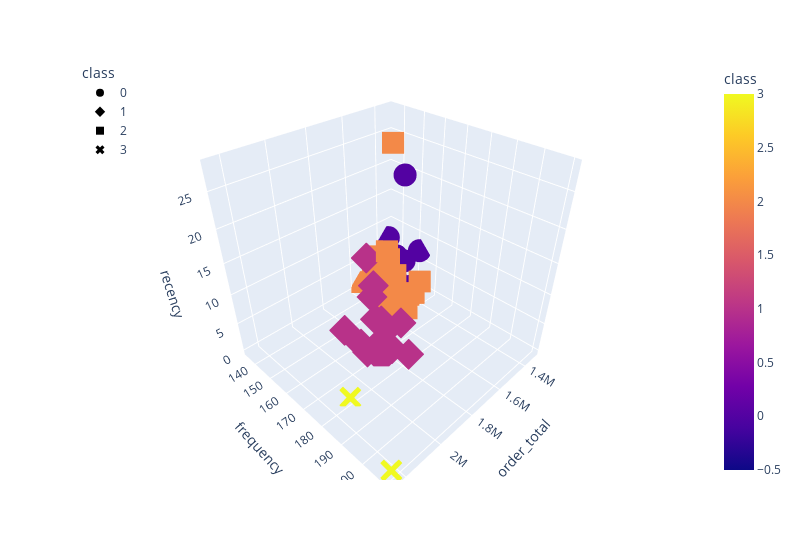

Notebook source saved alongside this figure:
### Code cell
# Plot a 3D graph for K = 4:
# Plot the 3D-scatter with x="order_total", y="frequency" and z="recency"
fig = px.scatter_3d(
    four_clusters,
    x="order_total",
    y="frequency",
    z="recency",
    color="class",
    symbol="class",
    width=800,
)
fig.update_layout(legend=dict(x=0, y=1))
fig.show()

### Figure 1 — Plotly figure (JSON) as saved in the notebook; plotly's stock layout.template omitted (floating-point values rounded to 4 significant figures)
{"data": [{"hovertemplate": "class=%{marker.color}<br>order_total=%{x}<br>frequency=%{y}<br>recency=%{z}<extra></extra>", "legendgroup": "0", "marker": {"color": [0, 0, 0, 0, 0, 0, 0, 0, 0], "coloraxis": "coloraxis", "symbol": "circle"}, "mode": "markers", "name": "0", "scene": "scene", "showlegend": true, "type": "scatter3d", "x": [1322000.0, 1346000.0, 1412000.0, 1452225, 1430000.0, 1398000.0, 1409000.0, 1450000.0, 1414000.0], "y": [152, 135, 142, 157, 151, 144, 145, 152, 150], "z": [7, 7, 3, 3, 21, 1, 6, 2, 6]}, {"hovertemplate": "class=%{marker.color}<br>order_total=%{x}<br>frequency=%{y}<br>recency=%{z}<extra></extra>", "legendgroup": "1", "marker": {"color": [1, 1, 1, 1, 1, 1, 1, 1, 1, 1, 1, 1, 1, 1, 1, 1], "coloraxis": "coloraxis", "symbol": "diamond"}, "mode": "markers", "name": "1", "scene": "scene", "showlegend": true, "type": "scatter3d", "x": [1832000.0, 1771000.0, 1830038, 1764000.0, 1883000.0, 1868000.0, 1962000.0, 1845783, 1724000.0, 1881628, 1793523, 1763000.0, 1856000.0, 1895000.0, 1938000.0, 1823941], "y": [181, 167, 171, 158, 178, 171, 175, 186, 165, 164, 164, 162, 173, 156, 176, 176], "z": [8, 3, 6, 13, 4, 2, 4, 4, 1, 1, 10, 3, 0, 2, 13, 2]}, {"hovertemplate": "class=%{marker.color}<br>order_total=%{x}<br>frequency=%{y}<br>recency=%{z}<extra></extra>", "legendgroup": "2", "marker": {"color": [2, 2, 2, 2, 2, 2, 2, 2, 2, 2, 2, 2, 2, 2, 2, 2, 2, 2, 2, 2, 2, 2, 2], "coloraxis": "coloraxis", "symbol": "square"}, "mode": "markers", "name": "2", "scene": "scene", "showlegend": true, "type": "scatter3d", "x": [1609000.0, 1531000.0, 1544000.0, 1512726, 1548000.0, 1524000.0, 1494033, 1562000.0, 1640000.0, 1555070, 1621000.0, 1622000.0, 1637000.0, 1533000.0, 1654000.0, 1564000.0, 1530000.0, 1630000.0, 1508000.0, 1580000.0, 1670109, 1503000.0, 1696000.0], "y": [159, 143, 153, 142, 135, 167, 140, 153, 159, 145, 156, 152, 150, 161, 161, 151, 156, 156, 157, 168, 172, 152, 163], "z": [28, 2, 1, 2, 1, 7, 2, 9, 2, 8, 2, 9, 7, 0, 0, 3, 1, 3, 2, 6, 8, 5, 14]}, {"hovertemplate": "class=%{marker.color}<br>order_total=%{x}<br>frequency=%{y}<br>recency=%{z}<extra></extra>", "legendgroup": "3", "marker": {"color": [3, 3], "coloraxis": "coloraxis", "symbol": "x"}, "mode": "markers", "name": "3", "scene": "scene", "showlegend": true, "type": "scatter3d", "x": [2248000.0, 2112000.0], "y": [210, 179], "z": [1, 0]}], "layout": {"coloraxis": {"colorbar": {"title": {"text": "class"}}, "colorscale": [[0, "#0d0887"], [0.1111, "#46039f"], [0.2222, "#7201a8"], [0.3333, "#9c179e"], [0.4444, "#bd3786"], [0.5556, "#d8576b"], [0.6667, "#ed7953"], [0.7778, "#fb9f3a"], [0.8889, "#fdca26"], [1, "#f0f921"]]}, "legend": {"title": {"text": "class"}, "tracegroupgap": 0, "x": 0, "y": 1}, "margin": {"t": 60}, "scene": {"domain": {"x": [0, 1], "y": [0, 1]}, "xaxis": {"title": {"text": "order_total"}}, "yaxis": {"title": {"text": "frequency"}}, "zaxis": {"title": {"text": "recency"}}}, "width": 800}}
